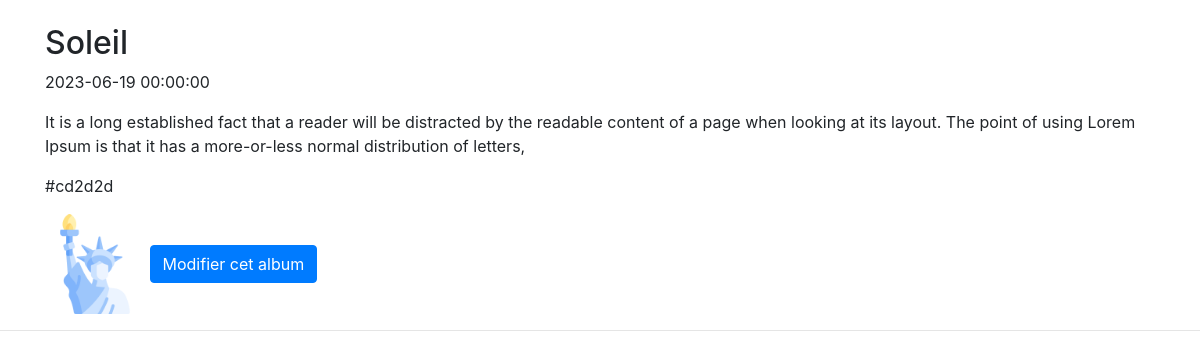
The page /modifier_album.php on the database as committed earlier.
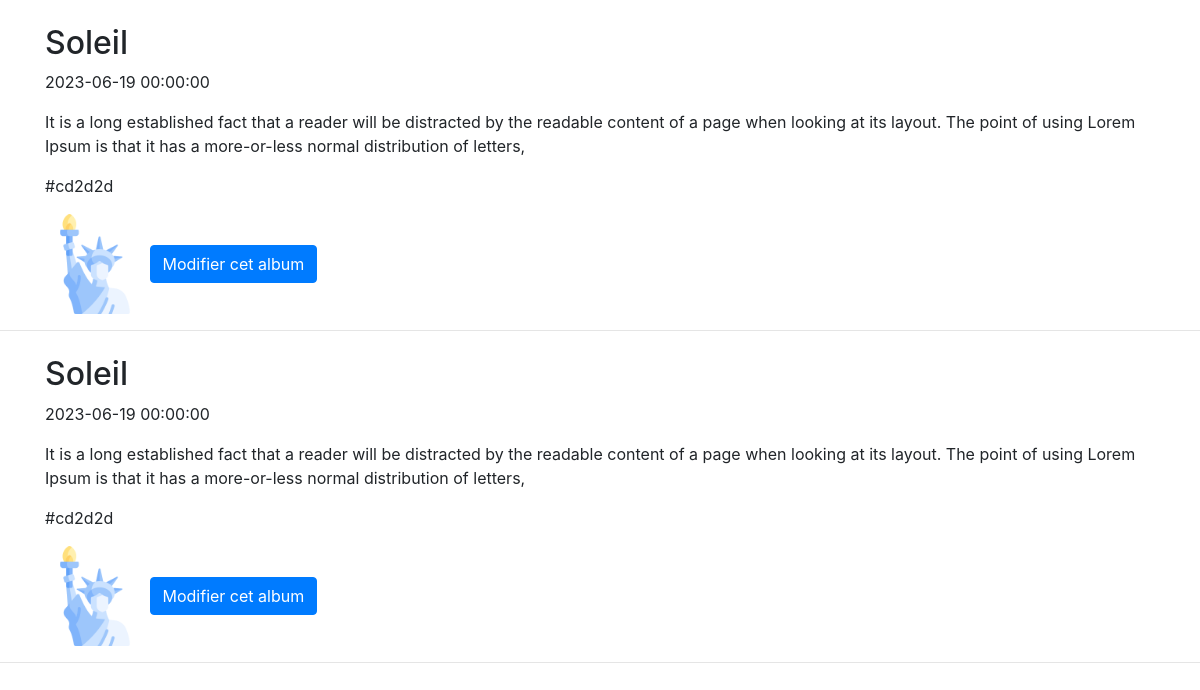
The same page on the database as committed later.
### tables this page shows
CREATE TABLE `albums` (
  `id` int NOT NULL,
  `title` varchar(255) NOT NULL,
  `file_path` varchar(255) NOT NULL,
  `date` datetime DEFAULT NULL,
  `description` varchar(255) DEFAULT NULL,
  `code_color` varchar(255) DEFAULT NULL,
  `img_illustration` varchar(255) DEFAULT NULL,
  `id_categorie` int DEFAULT NULL
);

### modifier_album.php (the view, shortened to what this page needs)
<?php
include('config.php');
$req = $conn->query('SELECT * FROM albums');
?>
<!DOCTYPE html>
<html lang="en">
<head>
    <link rel="stylesheet" href="https://stackpath.bootstrapcdn.com/bootstrap/4.5.0/css/bootstrap.min.css">
</head>
<body>
    <?php while ($donnees = $req->fetch()): ?>
        <div class="container mt-4">
            <h2><?= htmlspecialchars($donnees['title']); ?></h2>
            <p><?= nl2br(htmlspecialchars($donnees['date'])); ?></p>
            <p><?= nl2br(htmlspecialchars($donnees['description'])); ?></p>
            <p><?= nl2br(htmlspecialchars($donnees['code_color'])); ?></p>
            <img src="<?= $donnees['img_illustration']; ?>" alt="Image d'illustration" width="100px">
            <a href="?id=<?= $donnees['id']; ?>" class="btn btn-primary">Modifier cet album</a>
        </div>
        <hr>
    <?php endwhile; ?>
</body>
</html>

Rows that differ between the two databases and show on the page:
added albums: title "Soleil", date "2023-06-19 00:00:00", description "It is a long established fact that a reader will be distracted by the readable content of a page when looking at its layout. The point of using Lorem Ipsum is that it has a more-or-less normal distribution of letters,", code_color "#cd2d2d", img_illustration (picture)
